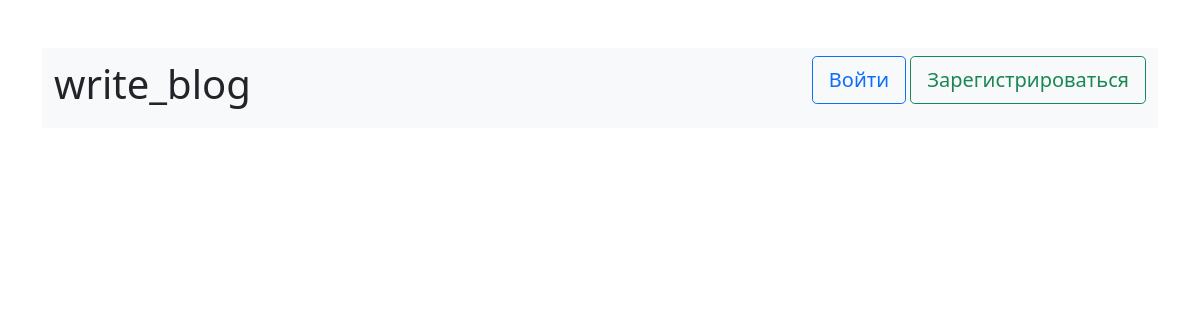
The app's page /, older data.
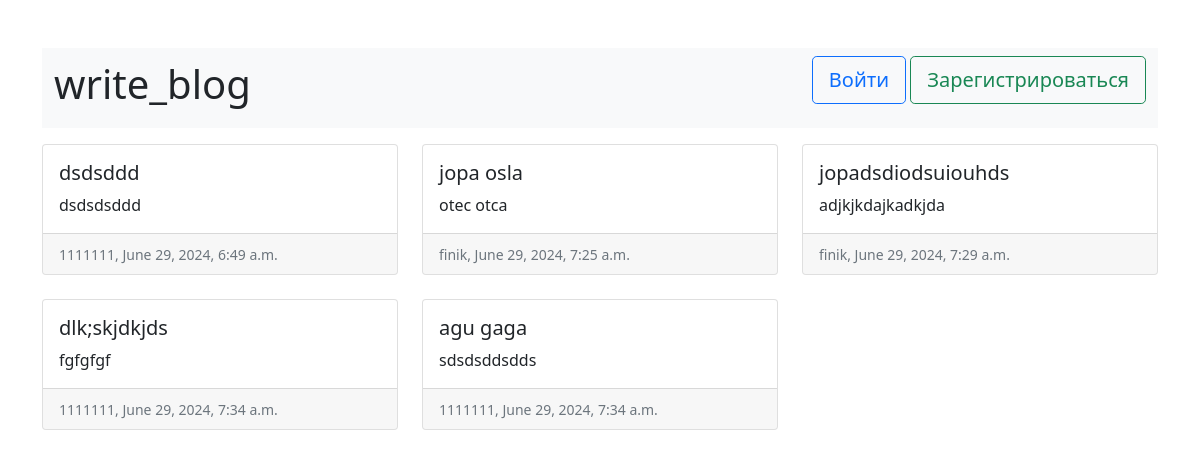
The same page, newer data.
### profile_app/models.py (models this page shows, shortened)
class Text_post(models.Model):
    title = models.CharField(max_length=30, default=' ')
    content = models.TextField()
    published_date = models.DateTimeField(auto_now_add=True)
    username = models.CharField(max_length=20, default='None')
    rating_like = models.PositiveIntegerField(default=0)
    rating_dislike = models.PositiveIntegerField(default=0)
    was_published = models.BooleanField(default=True)
    def __str__(self):
        return self.title

### main_app/views.py (the view)
# urls.py: path('', views.index, name='index_page')
def index(request):
    username = request.user.username
    context = {'posts':Text_post.objects.filter(was_published=True).exclude(username=username)}
    print(context)
    return render(request, 'main_app/index.html', context=context)

### main_app/templates/main_app/index.html (shortened to what this page needs)
<!DOCTYPE html>
<html lang="en">
<head>
    <link href="https://cdn.jsdelivr.net/npm/bootstrap@5.0.2/dist/css/bootstrap.min.css" rel="stylesheet">
</head>
<body>
    <div class="container-md">
        <br></br>
        <figure>
            <nav class="navbar navbar-expand-lg navbar-light bg-light">
                <div class="container-fluid">
                    <h1>write_blog</h1>
                    {% if user.is_authenticated %}
                    <figure class="text-end">
                        <a><h1>{{ user }}</h1></a>
                        <a class="btn btn-outline-dark btn-lg" href={% url 'profile_index' %} role="button">Профиль</a>
                        <a class="btn btn-outline-danger btn-lg" href={% url 'logout' %} role="button">Выйти</a>
                    </figure>
                    {%else%}
                        <figure class="text-end">
                            <a class="btn btn-outline-primary btn-lg" href={% url 'log_in' %} role="button">Войти</a>
                            <a class="btn btn-outline-success btn-lg" href={% url 'sign_in' %} role="button">Зарегистрироваться</a>
                        </figure>
                    {%endif%}
                </div>
            </nav>
        </figure>
        <div class="row row-cols-1 row-cols-md-3 g-4">
                {%for post in posts%}
                    <div class="col">
                        <div class="card">
                            <div class="card-body">
                                <h5 class="card-title">{{ post.title }}</h5>
                                <p class="card-text">{{post.content}}</p>
                            </div>
                            <div class="card-footer">
                                <small class="text-muted">{{post.username}}, {{post.published_date}}</small>
                            </div>
                        </div>
                    </div>
                {%endfor%}
        </div>
    </div>
</body>
</html>

Row changes from the older to the newer data that the page shows:
added Text_post: title "dsdsddd", content "dsdsdsddd", username "1111111", published_date "June 29, 2024, 6:49 a.m."
added Text_post: title "jopa osla", content "otec otca", username "finik", published_date "June 29, 2024, 7:25 a.m."
added Text_post: title "jopadsdiodsuiouhds", content "adjkjkdajkadkjda", username "finik", published_date "June 29, 2024, 7:29 a.m."
added Text_post: title "dlk;skjdkjds", content "fgfgfgf", username "1111111", published_date "June 29, 2024, 7:34 a.m."
added Text_post: title "agu gaga", content "sdsdsddsdds", username "1111111", published_date "June 29, 2024, 7:34 a.m."
